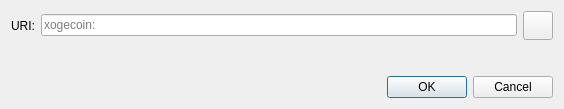
<?xml version="1.0" encoding="UTF-8"?>
<ui version="4.0">
 <class>OpenURIDialog</class>
 <widget class="QDialog" name="OpenURIDialog">
  <property name="geometry">
   <rect>
    <x>0</x>
    <y>0</y>
    <width>564</width>
    <height>109</height>
   </rect>
  </property>
  <property name="windowTitle">
   <string>Open xogecoin URI</string>
  </property>
  <layout class="QVBoxLayout" name="verticalLayout">
   <item>
    <layout class="QHBoxLayout" name="horizontalLayout">
     <item>
      <widget class="QLabel" name="label">
       <property name="text">
        <string>URI:</string>
       </property>
      </widget>
     </item>
     <item>
      <widget class="QValidatedLineEdit" name="uriEdit">
       <property name="placeholderText">
        <string notr="true">xogecoin:</string>
       </property>
      </widget>
     </item>
     <item>
      <widget class="QToolButton" name="pasteButton">
       <property name="toolTip">
        <string extracomment="Tooltip text for button that allows you to paste an address that is in your clipboard.">Paste address from clipboard</string>
       </property>
       <property name="text">
        <string/>
       </property>
       <property name="icon">
        <iconset resource="../xogecoin.qrc">
         <normaloff>:/icons/editpaste</normaloff>:/icons/editpaste
        </iconset>
       </property>
       <property name="iconSize">
        <size>
         <width>22</width>
         <height>22</height>
        </size>
       </property>
      </widget>
     </item>
    </layout>
   </item>
   <item>
    <spacer name="verticalSpacer">
     <property name="orientation">
      <enum>Qt::Vertical</enum>
     </property>
     <property name="sizeHint" stdset="0">
      <size>
       <width>20</width>
       <height>40</height>
      </size>
     </property>
    </spacer>
   </item>
   <item>
    <widget class="QDialogButtonBox" name="buttonBox">
     <property name="orientation">
      <enum>Qt::Horizontal</enum>
     </property>
     <property name="standardButtons">
      <set>QDialogButtonBox::Cancel|QDialogButtonBox::Ok</set>
     </property>
    </widget>
   </item>
  </layout>
 </widget>
 <customwidgets>
  <customwidget>
   <class>QValidatedLineEdit</class>
   <extends>QLineEdit</extends>
   <header>qt/qvalidatedlineedit.h</header>
  </customwidget>
 </customwidgets>
 <resources/>
 <connections>
  <connection>
   <sender>buttonBox</sender>
   <signal>accepted()</signal>
   <receiver>OpenURIDialog</receiver>
   <slot>accept()</slot>
   <hints>
    <hint type="sourcelabel">
     <x>248</x>
     <y>254</y>
    </hint>
    <hint type="destinationlabel">
     <x>157</x>
     <y>274</y>
    </hint>
   </hints>
  </connection>
  <connection>
   <sender>buttonBox</sender>
   <signal>rejected()</signal>
   <receiver>OpenURIDialog</receiver>
   <slot>reject()</slot>
   <hints>
    <hint type="sourcelabel">
     <x>316</x>
     <y>260</y>
    </hint>
    <hint type="destinationlabel">
     <x>286</x>
     <y>274</y>
    </hint>
   </hints>
  </connection>
 </connections>
</ui>
